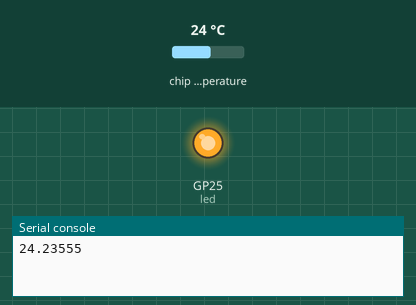
The program below on a simulated Raspberry Pi Pico running MicroPython. Parts: output pins drawn as LEDs (lit = HIGH), the last lines printed to the serial console. The test bench sets the inputs (shaded band); at power-on: chip temperature 24 °C.

Above: at 6.2 s.
6.3 s: chip temperature set to 1 °C
At 9.7 s:
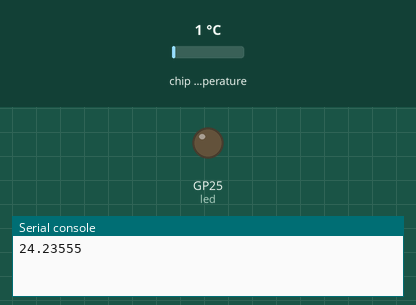
12.3 s: chip temperature set to 11 °C
At 13.4 s:
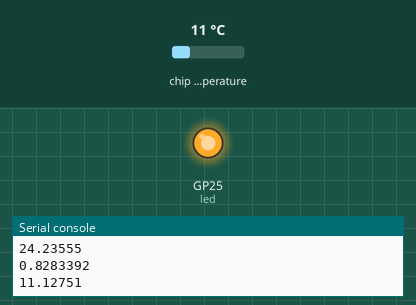
Timing chart, 0 to 29.1 s (numbered marks = the images above; inputs shaded):
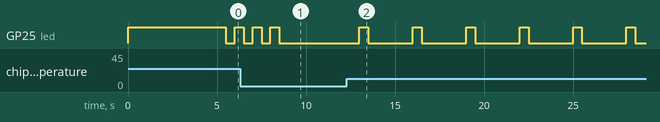

Measured:
- after the input at 6.3 s, GP25 (led): goes on until 8.5 s, then stays LOW
- after the input at 12.3 s, GP25 (led): alternates HIGH for 0.50 s and LOW for 2.5 s, starting after 0.70 s

The program:

main.py
```python
import machine
import utime


# 温度センサが接続されている、
# 4つ目の ADC(アナログデジタルコンバータ) を取得します
sensor_temp = machine.ADC(4)

# ADCの最大電圧3.3Vを16bit(65535)で割って、
# 16bitの 1 目盛りのあたりの電圧(変換係数)を計算します( 約 0.00005V)
conversion_factor = 3.3 / (65535)

led = machine.Pin(25, machine.Pin.OUT)
led.value(True)
utime.sleep(5)

while True:

    # センサから取得した値(0~65535) を電圧に変換します。
    reading = sensor_temp.read_u16() * conversion_factor

    # 温度を計算します。センサは27度を基準にしているため、
    # 温度センサの数値を27度から引いて計算します。
    temperature = 27 - (reading - 0.706)/0.001721
    print(temperature)

    for i in range(int(temperature % 10)):
        led.value(1)
        utime.sleep(0.5)
        led.value(0)
        utime.sleep(0.5)

    led.value(0)
    utime.sleep(2)
```
